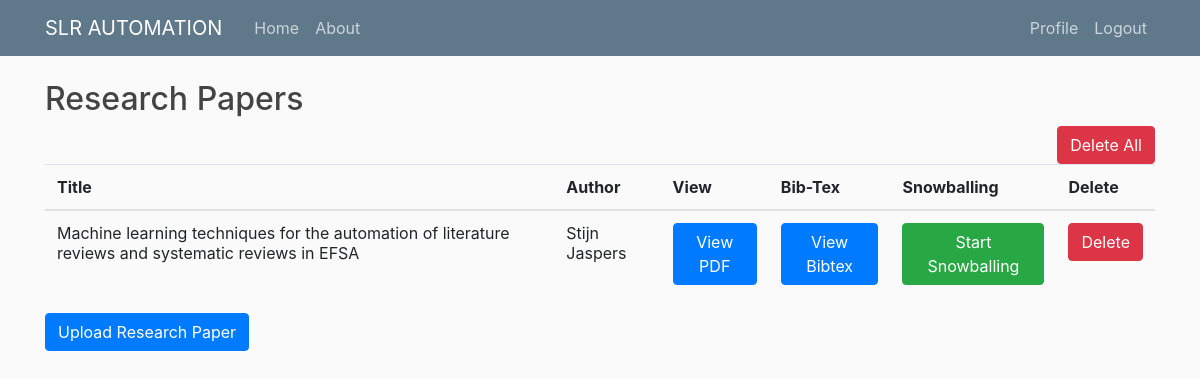
Before: /journals_history/ (signed in) with the older database file.
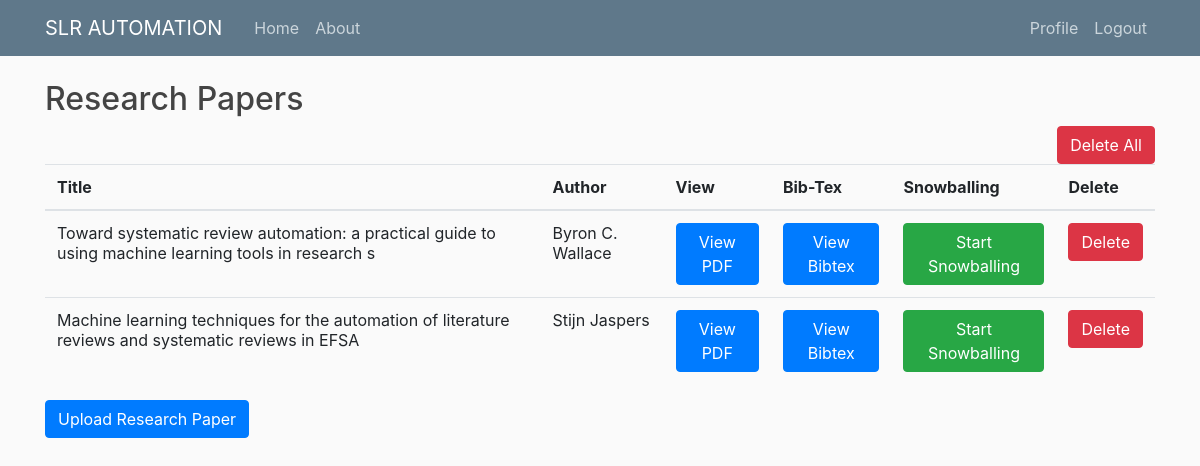
After: the same page with the newer database file.
### users/models.py (models this page shows, shortened)
class Papers(models.Model):
    id = models.AutoField(primary_key=True)
    title = models.CharField(max_length=100)
    author = models.CharField(max_length=100)
    pdf = models.FileField(upload_to='documents/')
    uploaded_at = models.DateTimeField(auto_now_add=True)
    user = models.ForeignKey(User, on_delete=models.CASCADE, null=True)
    start_year = models.CharField(blank=True,max_length=100)
    end_year = models.CharField(max_length=100, blank=True)

### users/views.py (the view)
# urls.py: path('journals_history/', user_views.journal_history, name='journal_history'),
def journal_history(request):
    print("hello world")
    journals = Papers.objects.filter(user=request.user).order_by('-uploaded_at')
    return render(request, 'users/journal_history.html', {'journals': journals})

### users/templates/users/journal_history.html
{% extends "blog/base.html" %}
{% load crispy_forms_tags %}
{% block content %}
    <h2>Research Papers</h2>
        <a href="/journals_delete" class="btn btn-danger pull-right">Delete All</a>
    <table class="table">
        <thead>
            <tr>
                <th>Title</th>
                <th>Author</th>
                <th>View</th>
                <th>Bib-Tex</th>
                <th>Snowballing</th>
                <th>Delete</th>
            </tr>
        </thead>
        <tbody>
                {% for journal in journals %}
                <tr>
                    <td>{{ journal.title}}</td>
                    <td>{{journal.author}}</td>
                    <td>
                        <a href="{{journal.pdf.url}}" class="btn btn-primary btn sm" target="_blank">
                            View PDF
                        </a>
                    </td>
                     <td>
                        <a href="/bib-tex/{{journal.id}}" class="btn btn-primary btn sm" target="_blank">
                            View Bibtex
                        </a>
                    </td>
                    <td>
                        <a href="/snowballing/{{journal.id}}" class="btn btn-success btn sm" target="_blank">
                           Start Snowballing
                        </a>
                    </td>
                     <td>
                        <a href="/journals_delete/{{journal.id}}" class="btn btn-danger btn sm">
                           Delete
                        </a>
                    </td>
                </tr>
                    {% endfor %}
        </tbody>
    </table>
    <p>
        <a href="{% url 'upload_journal' %}" class="btn btn-primary">Upload Research Paper</a>
    </p>
{% endblock %}

### blog/templates/blog/base.html (shortened to what this page needs)
{% load static %}
<html lang="en">
<head>
    <link rel="stylesheet" href="https://stackpath.bootstrapcdn.com/bootstrap/4.3.1/css/bootstrap.min.css">
    <link rel="stylesheet" type="text/css" href="{% static 'blog/main.css' %}">
    <link rel="stylesheet" href="https://cdn.datatables.net/1.10.20/css/jquery.dataTables.min.css">
    <link href="{% static 'css/parsifal.css' %}?v=2" rel="stylesheet">
    <link href="{% static 'css/font-awesome.min.css' %}" rel="stylesheet">
    <link href="{% static 'css/selectize.bootstrap3.css' %}" rel="stylesheet">
</head>
<body>
<header class="site-header">
  <nav class="navbar navbar-expand-md navbar-dark bg-steel fixed-top">
    <div class="container">
      <a class="navbar-brand mr-4" href="{% url 'blog-home' %}">SLR AUTOMATION</a>
      <div class="collapse navbar-collapse" id="navbarToggle">
        <div class="navbar-nav mr-auto">
          <a class="nav-item nav-link" href="{% url 'blog-home' %}">Home</a>
          <a class="nav-item nav-link" href="{% url 'blog-about' %}">About</a>
        </div>
        <div class="navbar-nav">
            {% if user.is_authenticated %}
                <a class="nav-item nav-link" href="{% url 'profile' %}">Profile</a>
                <a class="nav-item nav-link" href="{% url 'logout' %}">Logout</a>
            {% else %}
                <a class="nav-item nav-link" href="{% url 'login' %}">Login</a>
                <a class="nav-item nav-link" href="{% url 'register' %}">Register</a>
            {% endif%}
        </div>
      </div>
    </div>
  </nav>
</header>
   <main role="main" class="container">
  <div class="row">
    <div class="col-md-12">
        {% block content %}{% endblock %}
    </div>
  </div>
</main>
</body>
</html>

### blog/static/blog/main.css (style rules this page uses)
body { background: #fafafa; color: #333333; margin-top: 5rem; }
h1, h2, h3, h4, h5, h6 { color: #444444; }
.bg-steel { background-color: #5f788a; }
.site-header .navbar-nav .nav-link { color: #cbd5db; }

### blog/static/css/parsifal.css (style rules this page uses)
html, body { height: 100%; }
header .navbar { margin-bottom: 0; border-radius: 0; }
main { margin-top: 20px; }

Changed rows visible on the page:
added Papers: title "Toward systematic review automation: a practical guide to using machine learning tools in research s", author "Byron C. Wallace"
